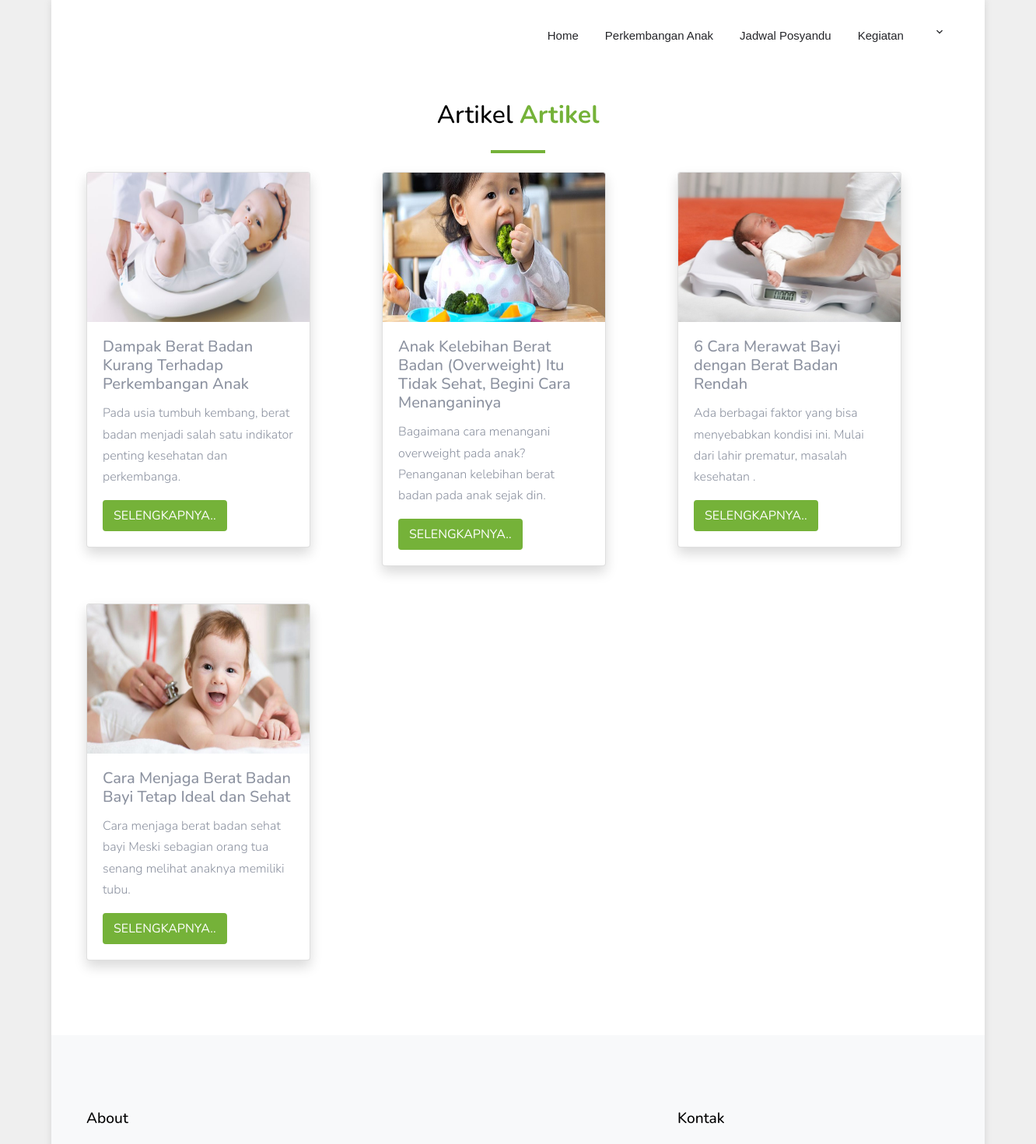
Page /index.php/user/artikelPosyandu (upper part) on the earlier database version.
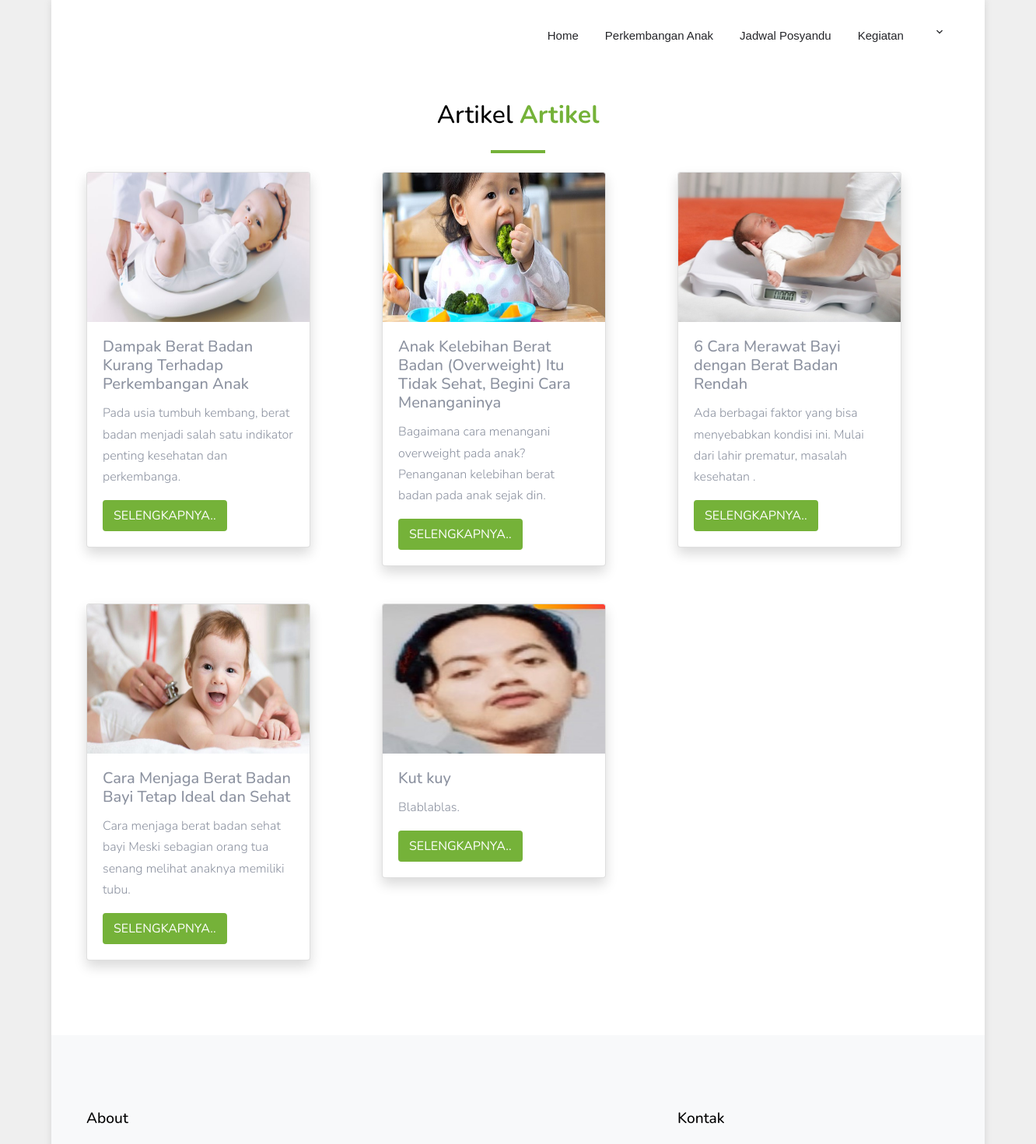
Same page on the later database version.
### tables this page shows
CREATE TABLE `artikel` (
  `id_artikel` int(11) NOT NULL,
  `judul` varchar(225) NOT NULL,
  `isi_artikel` text NOT NULL,
  `view` int(11) NOT NULL,
  `foto` varchar(225) NOT NULL,
  `id_kategori` varchar(50) NOT NULL,
  `created_by` varchar(225) NOT NULL,
  `created_date` date NOT NULL
);

### application/controllers/User.php (called while the page is built, shortened)
<?php
class User extends CI_Controller
{
    public function __construct()
    {
        $this->load->library("session");
        $this->load->model('DataAnak');
        $this->load->model('DataIbu');
        $this->load->model('DataPosyandu');
        $this->load->model('DataImunisasi');
        $this->load->model('DataKMS');
        $this->load->model('DataAkun');
    }
    public function artikelPosyandu()
    {
        $data['user'] = $this->db->get_where('dataanak', ['nik_wali' => $this->session->userdata('nik')])->row_array();
        $data['posyandu'] = $this->db->get_where('dataposyandu', ['kode_posyandu' => $data['user']['kode_posyandu']])->row_array();
        $data['artikel'] = $this->db->query("SELECT * FROM artikel ORDER BY id_artikel DESC")->result_array();
        $this->load->view('User/template/header', $data);
        $this->load->view('User/artikelView');
        $this->load->view('User/template/footer');
    }
}

### index.php (called while the page is built, shortened)
<?php
require_once BASEPATH . 'core/CodeIgniter.php';

### application/views/User/artikelView.php (the view)
<div class="site-section py-5">
  <div class="container">
    <div class="title-section  text-center mb-3">
      <h2>Artikel <strong class="text-primary">Artikel</strong></h2>
    </div>
    <div class="row">
      <?php foreach ($artikel as $row) : ?>
        <div class="col-lg-4 mb-5">
          <div class="card shadow" style="width: 18rem;">
            <img src="<?= base_url('assets/img/artikel/' . $row['foto']) ?>" class="card-img-top" alt="..." style="height: 12rem;">
            <div class="card-body">
              <h5 class="card-title"><?= $row['judul']; ?></h5>
              <p class="card-text"><?= substr($row['isi_artikel'], 0, 100); ?>.</p>
              <a href="<?= base_url('user/artikelDetail/' . $row['id_artikel']) ?>" class="btn btn-primary">Selengkapnya..</a>
            </div>
          </div>
        </div>
      <?php endforeach; ?>
    </div>
  </div>
</div>

### application/views/User/template/header.php (shortened to what this page needs)
<!DOCTYPE html>
<html lang="en">
<head>
  <link rel="stylesheet" href="<?= base_url() ?>assets/user/fonts/icomoon/style.css">
  <link rel="stylesheet" href="<?= base_url() ?>assets/user/css/bootstrap.min.css">
  <link rel="stylesheet" href="<?= base_url() ?>assets/user/fonts/flaticon/font/flaticon.css">
  <link rel="stylesheet" href="<?= base_url() ?>assets/user/css/magnific-popup.css">
  <link rel="stylesheet" href="<?= base_url() ?>assets/user/css/jquery-ui.css">
  <link rel="stylesheet" href="<?= base_url() ?>assets/user/css/owl.carousel.min.css">
  <link rel="stylesheet" href="<?= base_url() ?>assets/user/css/owl.theme.default.min.css">
  <link rel="stylesheet" href="<?= base_url() ?>assets/user/css/aos.css">
  <link rel="stylesheet" href="<?php echo base_url() . 'assets/css/morris.css' ?>">
  <link rel="stylesheet" href="<?= base_url() ?>assets/user/css/style.css">
  <link rel="stylesheet" href="https://cdn.datatables.net/1.10.25/css/jquery.dataTables.min.css">
  <link rel="stylesheet" href="<?= base_url() ?>assets/css/style.css" />
</head>
<body>
  <div class="site-wrap">
    <div class="site-navbar py-2">
      <div class="container">
        <div class="d-flex align-items-center justify-content-between  ">
          <div class="main-nav d-none d-lg-block">
            <nav class="site-navigation text-right text-md-center" role="navigation">
              <ul class="site-menu js-clone-nav d-none d-lg-block">
                <li class="<?php if ($this->uri->segment(2) == 'index') {
                              echo "active";
                            } ?>"><a href=" <?= base_url('user') ?>">Home</a></li>
                <li class="<?php if ($this->uri->segment(2) == 'imunisasiUser' || $this->uri->segment(2) == 'riwayatImunisasi' || $this->uri->segment(2) == 'riwayatPerkembangan' || $this->uri->segment(2) == 'grafikPerkembangan') {
                              echo "active";
                            } ?>"><a href="<?= base_url('user/imunisasiUser') ?>">Perkembangan Anak</a></li>
                <li class="<?php if ($this->uri->segment(2) == 'jadwalPosyandu') {
                              echo "active";
                            } ?>"><a href="<?= base_url('user/jadwalPosyandu') ?>">Jadwal Posyandu</a></li>
                <li class="<?php if ($this->uri->segment(2) == 'kegiatanPosyandu' || $this->uri->segment(2) == 'kegiatanDetail') {
                              echo "active";
                            } ?>"><a href="<?= base_url('user/kegiatanPosyandu') ?>">Kegiatan </a></li>
                <li class="has-children">
                  <?php
                  $ibu = $this->db->get_where('dataibu', ['nik' => $this->session->userdata('nik')])->row();
                  ?>
                  <a href="#"><?= $ibu->nama; ?></a>
                </li>
              </ul>
            </nav>
          </div>
        </div>
      </div>
    </div>

### application/views/User/template/footer.php (shortened to what this page needs)
<footer class="site-footer bg-light">
    <div class="container">
        <div class="row">
            <div class="col-md-6 col-lg-4 mb-4 mb-lg-0">
                <div class="block-7">
                    <h3 class="footer-heading mb-4">About <strong class="text-primary"><?= $posyandu['nama_posyandu']; ?></strong></h3>
                </div>
            </div>
            <div class="col-lg-3 mx-auto mb-5 mb-lg-0">
            </div>
            <div class="col-md-6 col-lg-4">
                <div class="block-5 mb-5">
                    <h3 class="footer-heading mb-4">Kontak</h3>
                </div>
            </div>
        </div>
    </div>
</footer>
</div>
</body>
</html>

### assets/user/css/style.css (style rules this page uses)
body { line-height: 1.7; color: #8c92a0; font-weight: 300; font-size: 16px; background: #efefef; }
a { -webkit-transition: .3s all ease; -o-transition: .3s all ease; transition: .3s all ease; }
.site-wrap:before { -webkit-transition: .3s all ease-in-out; -o-transition: .3s all ease-in-out; transition: .3s all ease-in-out; background: rgba(0, 0, 0, 0.6); content: ""; position: absolute; z-index: 2000; top: 0; left: 0; right: 0; bottom: 0; opacity: 0; visibility: hidden; }
.btn { -webkit-transition: .3s all ease-in-out; -o-transition: .3s all ease-in-out; transition: .3s all ease-in-out; text-transform: uppercase; border-width: 2px; }
.site-section { padding: 2.5em 0; }
@media (min-width: 768px) { .site-section { padding: 5em 0; } }
.site-footer { padding: 6em 0; }
.site-footer .footer-heading { font-size: 1.2rem; color: #000; margin-bottom: 1rem; }
.site-navbar { margin-bottom: 0px; z-index: 1999; position: relative; top: 0; width: 100%; background: #fff; }
.site-navbar a { color: #000; }
.site-navbar .site-navigation .site-menu { margin-left: 0; padding-left: 0; margin-bottom: 0; }
.site-navbar .site-navigation .site-menu a { text-decoration: none !important; font-size: 15px; display: inline-block; }
.site-navbar .site-navigation .site-menu > li { display: inline-block; padding: 10px 5px; }
.site-navbar .site-navigation .site-menu > li > a { padding: 10px 10px; color: #25262a; font-size: 15px; text-decoration: none !important; }
.site-navbar .site-navigation .site-menu .has-children { position: relative; }
.site-navbar .site-navigation .site-menu .has-children > a { position: relative; padding-right: 20px; }
.site-navbar .site-navigation .site-menu .has-children > a:before { position: absolute; content: "\e313"; font-size: 16px; top: 50%; right: 0; -webkit-transform: translateY(-50%); -ms-transform: translateY(-50%); transform: translateY(-50%); font-family: 'icomoon'; }
.site-mobile-menu .site-nav-wrap { padding: 0; margin: 0; list-style: none; position: relative; }
.site-mobile-menu .site-nav-wrap a { padding: 10px 20px; display: block; position: relative; color: #212529; }
.site-mobile-menu .site-nav-wrap li { position: relative; display: block; }
.site-mobile-menu .site-nav-wrap > li { display: block; position: relative; float: left; width: 100%; }
.site-mobile-menu .site-nav-wrap > li > a { padding-left: 20px; font-size: 20px; }
.site-wrap { max-width: 1200px; margin: 0 auto; background: #fff; -webkit-box-shadow: 0 0 10px 0 rgba(0, 0, 0, 0.1); box-shadow: 0 0 10px 0 rgba(0, 0, 0, 0.1); }
.title-section h2 { display: inline-block; color: #000; position: relative; padding-bottom: 30px; }
.title-section h2:before { position: absolute; bottom: 0; width: 70px; height: 4px; background: #75b239; content: ""; }
.title-section.text-center h2:before { position: absolute; bottom: 0; left: 50%; -webkit-transform: translateX(-50%); -ms-transform: translateX(-50%); transform: translateX(-50%); width: 70px; height: 4px; background: #75b239; content: ""; }

### assets/css/style.css (style rules this page uses)
nav { margin-top: 10px; -webkit-border-radius: 5px; -moz-border-radius: 5px; border-radius: 5px; }
nav a { font: 1.2em/1em sans-serif; display: inline-block; padding: 10px 15px; text-decoration: none; color: rgb(46, 45, 45); }

Differences in the rows shown:
added artikel: foto (picture), judul "Kut kuy", isi_artikel "Blablablas"
